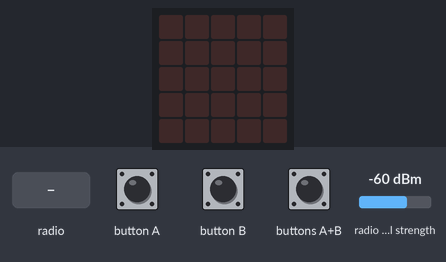
Bench run of a program on a simulated BBC micro:bit (MakeCode). Parts: the board's 5×5 LED display. The test bench sets the inputs (shaded band); at power-on: radio signal strength -60 dBm.

Above: at 1.2 s.
1.3 s: radio message "1" arrives
At 2.5 s:
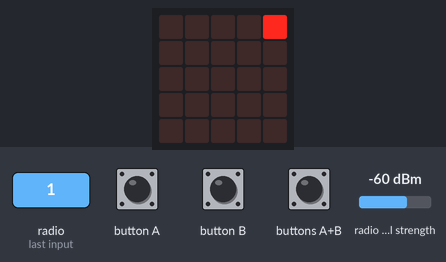
2.8 s: radio message "0" arrives
At 3.8 s:
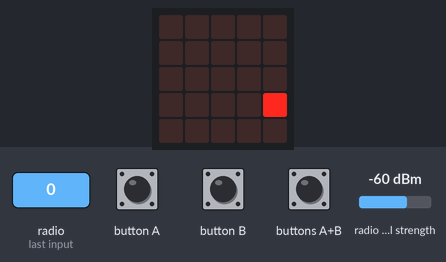
Timing chart, 0 to 5.8 s (numbered marks = the images above; inputs shaded):
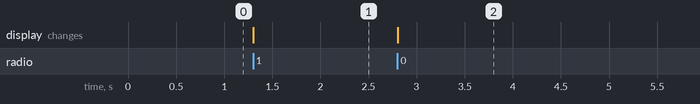

Measured:
- after the input at 1.3 s, the display: changes at once (image 1)
- after the input at 2.8 s, the display: changes at once (image 2)

The program:

main.ts
```typescript
radio.onReceivedNumber(function (receivedNumber) {
    if (received == 0) {
        if (grupp == 114) {
            signalStrength1 = radio.receivedPacket(RadioPacketProperty.SignalStrength)
        } else {
            if (grupp == 115) {
                signalStrength2 = radio.receivedPacket(RadioPacketProperty.SignalStrength)
                xMax = receivedNumber
            } else {
                if (grupp == 116) {
                    signalStrength3 = radio.receivedPacket(RadioPacketProperty.SignalStrength)
                    ymax = receivedNumber
                }
            }
        }
        received = 1
    }
})
input.onButtonPressed(Button.A, function () {
    if (visa == 1) {
        calibrate += 5
        basic.showNumber(calibrate)
    }
})
input.onButtonPressed(Button.AB, function () {
    if (visa == 0) {
        visa = 1
    } else {
        visa = 0
    }
})
input.onButtonPressed(Button.B, function () {
    if (visa == 1) {
        calibrate += -5
        basic.showNumber(calibrate)
    }
})
let xFinal = 0
let xRadar = 0
let yRadar = 0
let x = 0
let y = 0
let ymax = 0
let signalStrength3 = 0
let signalStrength2 = 0
let signalStrength1 = 0
let calibrate = 0
let xMax = 0
let visa = 0
let received = 0
let grupp = 0
radio.setGroup(114)
grupp = 114
received = 0
visa = 0
xMax = 2
calibrate = 25
basic.forever(function () {
    if (received == 1) {
        grupp += 1
        if (grupp == 117) {
            grupp = 114
        }
        radio.setGroup(grupp)
        received = 0
        y = ((0 - signalStrength2 - calibrate) ** 2 + (0 - xMax - calibrate) ** 2 - (0 - signalStrength1 - calibrate) ** 2) / (2 * (0 - xMax - calibrate))
        x = ((0 - signalStrength2 - calibrate) ** 2 + (0 - xMax - calibrate) ** 2 - (0 - signalStrength3 - calibrate) ** 2) / (2 * (0 - xMax - calibrate))
        yRadar = Math.round(5 * y / (0 - xMax - calibrate))
        xRadar = Math.round(10 * x / (0 - xMax - calibrate))
        if (xRadar > 4) {
            xFinal = 4
        } else {
            if (xRadar < 0) {
                xFinal = 0
            } else {
                xFinal = xRadar
            }
        }
        if (visa == 0) {
            basic.clearScreen()
            if (yRadar > 4) {
                led.plot(xFinal, 4)
            } else {
                if (yRadar < 0) {
                    led.plot(xFinal, 0)
                } else {
                    led.plot(xFinal, yRadar)
                }
            }
        }
    }
})
```

test.ts
```typescript
// här hamnar tester och detta kompileras inte när det här paketet används som ett tillägg.
```
